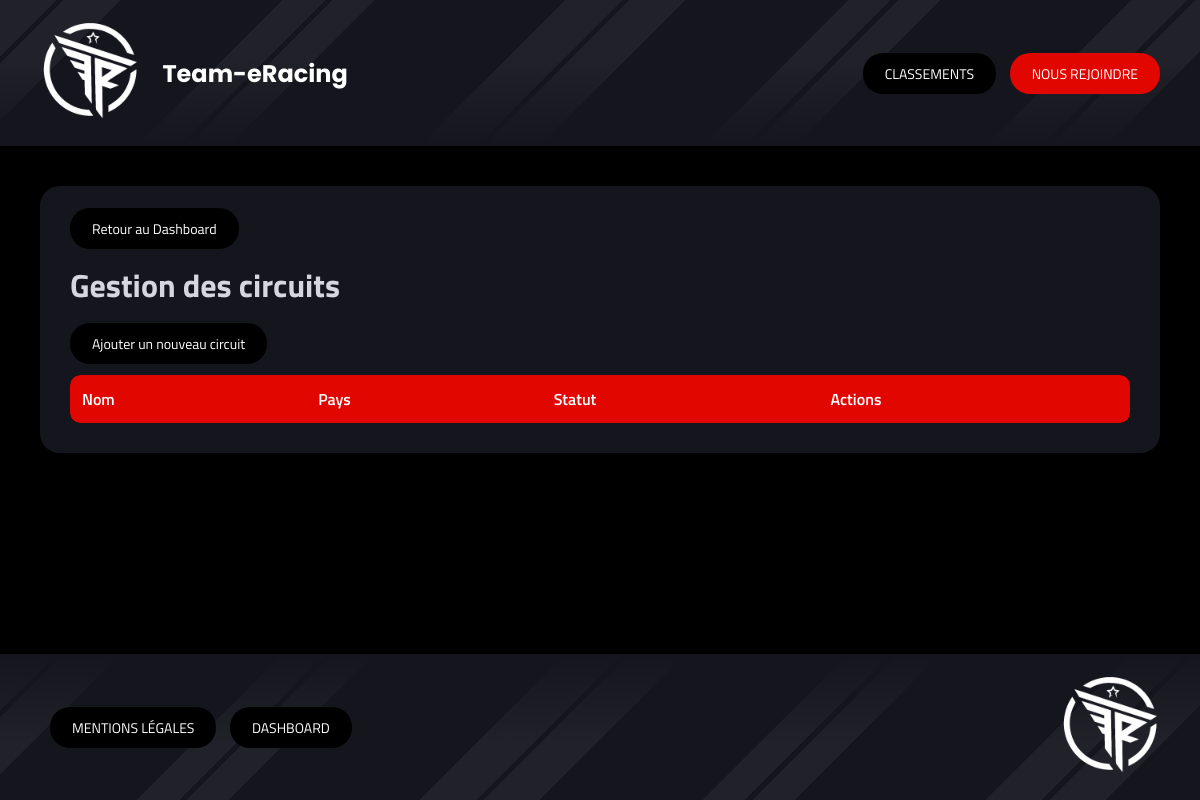
/index.php?controller=circuits&action=index (signed in), run on an earlier commit of the app's database.
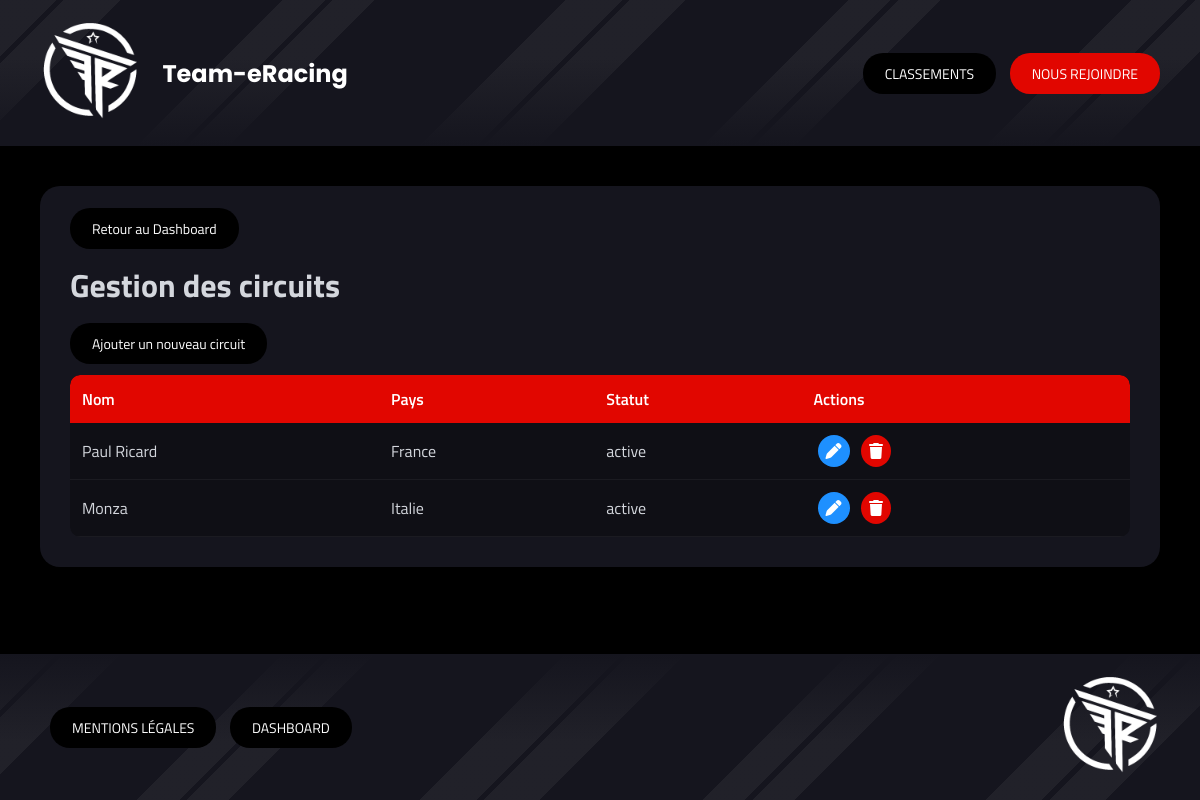
And on a later commit of the database.
### tables this page shows
CREATE TABLE IF NOT EXISTS `circuits` (
  `id` int NOT NULL AUTO_INCREMENT,
  `name` varchar(100) NOT NULL,
  `country_id` int NOT NULL,
  `status` enum('active','desactive') DEFAULT 'active',
  PRIMARY KEY (`id`),
  UNIQUE KEY `name` (`name`),
  KEY `idx_circuit_status` (`status`),
  KEY `idx_circuit_country` (`country_id`)
);

CREATE TABLE IF NOT EXISTS `countries` (
  `id` int NOT NULL AUTO_INCREMENT,
  `name` varchar(100) NOT NULL,
  `code` char(3) DEFAULT NULL,
  `flag` varchar(255) DEFAULT NULL,
  PRIMARY KEY (`id`),
  UNIQUE KEY `name` (`name`),
  UNIQUE KEY `unique_code` (`code`)
);

### Controllers/Controller.php (called while the page is built, shortened)
<?php
abstract class Controller
{
    public function render(string $path, array $data = [])
    {
        extract($data);
        include dirname(__DIR__) . '/Views/' . $path . '.php';
        include dirname(__DIR__) . '/Views/base.php';
    }
}
?>

### Controllers/CircuitsController.php (called while the page is built, shortened)
<?php
class CircuitsController extends Controller {
    public function index()
    {
        $circuits = CircuitsModel::all();
        $countries = CircuitsModel::allCountries();
        $this->render('dashboard/circuits/index', [
            'list' => $circuits,
            'countries' => $countries
        ]);
    }
}
?>

### public/index.php (called while the page is built, shortened)
<?php
include '../Autoloader.php';
$route = new Router();
$route->routes();
?>

### Autoloader.php (called while the page is built, shortened)
<?php
class Autoloader{
    static function autoload($class){
        $class = str_replace(__NAMESPACE__.'\\','',$class);
        $class = str_replace('\\','/',$class);
    }
}
?>

### Core/DbConnect.php (called while the page is built, shortened)
<?php
class DbConnect
{
    protected $connection;
    public function getConnection()
    {
        return $this->connection;
    }
    public function __construct()
    {
        try {
            $dsn = 'mysql:host=' . self::SERVER . ';dbname=' . self::BASE . ';charset=utf8mb4';
                $this->connection = new PDO($dsn, self::USER, self::PASSWORD, [
                    PDO::ATTR_ERRMODE => PDO::ERRMODE_EXCEPTION,
                    PDO::ATTR_DEFAULT_FETCH_MODE => PDO::FETCH_OBJ,
                    PDO::ATTR_EMULATE_PREPARES => false
                ]);
        } catch (Exception $e) {
            die('Erreur : ' . $e->getMessage());
        }
    }
}
?>

### Models/CircuitsModel.php (called while the page is built, shortened)
<?php
class CircuitsModel extends DbConnect {
    public static function all(){
        $db = new DbConnect();
        return $db->getConnection()->query("
            SELECT circuits.id, circuits.name, circuits.status, countries.name as country
            FROM circuits
            JOIN countries ON circuits.country_id = countries.id
        ")->fetchAll();
    }
}
?>

### Views/dashboard/circuits/index.php (the view, shortened to what this page needs)
<div class="section-dashboard">
    <div class="section-header">
        <a class="nav-btn-dashboard" href="index.php?controller=dashboard">Retour au Dashboard</a>
        <h1>Gestion des circuits</h1>
        <a class="nav-btn-dashboard" href="index.php?controller=circuits&action=create">Ajouter un nouveau circuit</a>
    </div>
    <div class="table-responsive">
        <table class="dashboard-table">
            <thead>
                <tr>
                    <th>Nom</th>
                    <th>Pays</th>
                    <th>Statut</th>
                    <th class="actions-column">Actions</th>
                </tr>
            </thead>
            <tbody>
                <?php foreach ($list as $circuit): ?>
                <tr>
                    <td><?= htmlspecialchars($circuit->name) ?></td>
                    <td><?= htmlspecialchars($circuit->country) ?></td>
                    <td><?= htmlspecialchars($circuit->status) ?></td>
                    <td class="actions">
                        <a class="action-btn edit" href="index.php?controller=circuits&action=update&id=<?= $circuit->id ?>">
                            <i class="fa-solid fa-pen"></i>
                        </a>
                        <a class="action-btn delete" href="index.php?controller=circuits&action=delete&id=<?= $circuit->id ?>">
                            <i class="fa-solid fa-trash"></i>
                        </a>
                    </td>
                </tr>
                <?php endforeach; ?>
            </tbody>
        </table>
    </div>
</div>

What changed in the data, as far as the page shows it:
added circuits: name "Paul Ricard", country.name "France", status "active"
added circuits: name "Monza", country.name "Italie", status "active"
